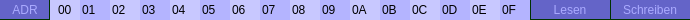
<?xml version="1.0" encoding="UTF-8"?>
<ui version="4.0">
 <class>WidgetMemoryZeile</class>
 <widget class="QWidget" name="WidgetMemoryZeile">
  <property name="geometry">
   <rect>
    <x>0</x>
    <y>0</y>
    <width>690</width>
    <height>20</height>
   </rect>
  </property>
  <property name="sizePolicy">
   <sizepolicy hsizetype="Preferred" vsizetype="Preferred">
    <horstretch>0</horstretch>
    <verstretch>0</verstretch>
   </sizepolicy>
  </property>
  <property name="windowTitle">
   <string>Form</string>
  </property>
  <property name="autoFillBackground">
   <bool>false</bool>
  </property>
  <layout class="QHBoxLayout" name="horizontalLayout">
   <property name="spacing">
    <number>0</number>
   </property>
   <property name="leftMargin">
    <number>0</number>
   </property>
   <property name="topMargin">
    <number>0</number>
   </property>
   <property name="rightMargin">
    <number>0</number>
   </property>
   <property name="bottomMargin">
    <number>0</number>
   </property>
   <item>
    <widget class="QLabel" name="AdresseOut">
     <property name="minimumSize">
      <size>
       <width>50</width>
       <height>20</height>
      </size>
     </property>
     <property name="styleSheet">
      <string notr="true">border-right: 1px solid rgb(0,50,0);
border-bottom: 1px solid rgb(0,50,0);
background-color: rgb(100,100, 200);
color: rgb(170, 170, 255);
</string>
     </property>
     <property name="text">
      <string notr="true">ADR</string>
     </property>
     <property name="alignment">
      <set>Qt::AlignCenter</set>
     </property>
    </widget>
   </item>
   <item>
    <widget class="QLineEdit" name="EditValue_0">
     <property name="minimumSize">
      <size>
       <width>30</width>
       <height>20</height>
      </size>
     </property>
     <property name="styleSheet">
      <string notr="true">border: 0px solid gray;
background-color: rgb(200, 200, 255);
</string>
     </property>
     <property name="text">
      <string notr="true">00</string>
     </property>
     <property name="maxLength">
      <number>2</number>
     </property>
     <property name="frame">
      <bool>true</bool>
     </property>
     <property name="alignment">
      <set>Qt::AlignCenter</set>
     </property>
    </widget>
   </item>
   <item>
    <widget class="QLineEdit" name="EditValue_1">
     <property name="minimumSize">
      <size>
       <width>30</width>
       <height>20</height>
      </size>
     </property>
     <property name="styleSheet">
      <string notr="true">border: 0px solid gray;
background-color: rgb(180,180, 255);
</string>
     </property>
     <property name="text">
      <string notr="true">01</string>
     </property>
     <property name="maxLength">
      <number>2</number>
     </property>
    </widget>
   </item>
   <item>
    <widget class="QLineEdit" name="EditValue_2">
     <property name="minimumSize">
      <size>
       <width>30</width>
       <height>20</height>
      </size>
     </property>
     <property name="styleSheet">
      <string notr="true">border: 0px solid gray;
background-color: rgb(200, 200, 255);
</string>
     </property>
     <property name="text">
      <string notr="true">02</string>
     </property>
     <property name="maxLength">
      <number>2</number>
     </property>
    </widget>
   </item>
   <item>
    <widget class="QLineEdit" name="EditValue_3">
     <property name="minimumSize">
      <size>
       <width>30</width>
       <height>20</height>
      </size>
     </property>
     <property name="styleSheet">
      <string notr="true">border: 0px solid gray;
background-color: rgb(180,180, 255);
</string>
     </property>
     <property name="text">
      <string notr="true">03</string>
     </property>
     <property name="maxLength">
      <number>2</number>
     </property>
    </widget>
   </item>
   <item>
    <widget class="QLineEdit" name="EditValue_4">
     <property name="minimumSize">
      <size>
       <width>30</width>
       <height>20</height>
      </size>
     </property>
     <property name="styleSheet">
      <string notr="true">border: 0px solid gray;
background-color: rgb(200, 200, 255);
</string>
     </property>
     <property name="text">
      <string notr="true">04</string>
     </property>
     <property name="maxLength">
      <number>2</number>
     </property>
    </widget>
   </item>
   <item>
    <widget class="QLineEdit" name="EditValue_5">
     <property name="minimumSize">
      <size>
       <width>30</width>
       <height>20</height>
      </size>
     </property>
     <property name="styleSheet">
      <string notr="true">border: 0px solid gray;
background-color: rgb(180,180, 255);
</string>
     </property>
     <property name="text">
      <string notr="true">05</string>
     </property>
     <property name="maxLength">
      <number>2</number>
     </property>
    </widget>
   </item>
   <item>
    <widget class="QLineEdit" name="EditValue_6">
     <property name="minimumSize">
      <size>
       <width>30</width>
       <height>20</height>
      </size>
     </property>
     <property name="styleSheet">
      <string notr="true">border: 0px solid gray;
background-color: rgb(200, 200, 255);
</string>
     </property>
     <property name="text">
      <string notr="true">06</string>
     </property>
     <property name="maxLength">
      <number>2</number>
     </property>
    </widget>
   </item>
   <item>
    <widget class="QLineEdit" name="EditValue_7">
     <property name="minimumSize">
      <size>
       <width>30</width>
       <height>20</height>
      </size>
     </property>
     <property name="styleSheet">
      <string notr="true">border: 0px solid gray;
background-color: rgb(180,180, 255);
</string>
     </property>
     <property name="text">
      <string notr="true">07</string>
     </property>
     <property name="maxLength">
      <number>2</number>
     </property>
    </widget>
   </item>
   <item>
    <widget class="QLineEdit" name="EditValue_8">
     <property name="minimumSize">
      <size>
       <width>30</width>
       <height>20</height>
      </size>
     </property>
     <property name="styleSheet">
      <string notr="true">border: 0px solid gray;
background-color: rgb(200, 200, 255);
</string>
     </property>
     <property name="text">
      <string notr="true">08</string>
     </property>
     <property name="maxLength">
      <number>2</number>
     </property>
    </widget>
   </item>
   <item>
    <widget class="QLineEdit" name="EditValue_9">
     <property name="minimumSize">
      <size>
       <width>30</width>
       <height>20</height>
      </size>
     </property>
     <property name="styleSheet">
      <string notr="true">border: 0px solid gray;
background-color: rgb(180,180, 255);
</string>
     </property>
     <property name="text">
      <string notr="true">09</string>
     </property>
     <property name="maxLength">
      <number>2</number>
     </property>
    </widget>
   </item>
   <item>
    <widget class="QLineEdit" name="EditValue_10">
     <property name="minimumSize">
      <size>
       <width>30</width>
       <height>20</height>
      </size>
     </property>
     <property name="styleSheet">
      <string notr="true">border: 0px solid gray;
background-color: rgb(200, 200, 255);
</string>
     </property>
     <property name="text">
      <string notr="true">0A</string>
     </property>
     <property name="maxLength">
      <number>2</number>
     </property>
    </widget>
   </item>
   <item>
    <widget class="QLineEdit" name="EditValue_11">
     <property name="minimumSize">
      <size>
       <width>30</width>
       <height>20</height>
      </size>
     </property>
     <property name="styleSheet">
      <string notr="true">border: 0px solid gray;
background-color: rgb(180,180, 255);
</string>
     </property>
     <property name="text">
      <string notr="true">0B</string>
     </property>
     <property name="maxLength">
      <number>2</number>
     </property>
    </widget>
   </item>
   <item>
    <widget class="QLineEdit" name="EditValue_12">
     <property name="minimumSize">
      <size>
       <width>30</width>
       <height>20</height>
      </size>
     </property>
     <property name="styleSheet">
      <string notr="true">border: 0px solid gray;
background-color: rgb(200, 200, 255);
</string>
     </property>
     <property name="text">
      <string notr="true">0C</string>
     </property>
     <property name="maxLength">
      <number>2</number>
     </property>
    </widget>
   </item>
   <item>
    <widget class="QLineEdit" name="EditValue_13">
     <property name="minimumSize">
      <size>
       <width>30</width>
       <height>20</height>
      </size>
     </property>
     <property name="styleSheet">
      <string notr="true">border: 0px solid gray;
background-color: rgb(180,180, 255);
</string>
     </property>
     <property name="text">
      <string notr="true">0D</string>
     </property>
     <property name="maxLength">
      <number>2</number>
     </property>
    </widget>
   </item>
   <item>
    <widget class="QLineEdit" name="EditValue_14">
     <property name="minimumSize">
      <size>
       <width>30</width>
       <height>20</height>
      </size>
     </property>
     <property name="styleSheet">
      <string notr="true">border: 0px solid gray;
background-color: rgb(200, 200, 255);
</string>
     </property>
     <property name="text">
      <string notr="true">0E</string>
     </property>
     <property name="maxLength">
      <number>2</number>
     </property>
    </widget>
   </item>
   <item>
    <widget class="QLineEdit" name="EditValue_15">
     <property name="minimumSize">
      <size>
       <width>30</width>
       <height>20</height>
      </size>
     </property>
     <property name="styleSheet">
      <string notr="true">border: 0px solid gray;
background-color: rgb(180,180, 255);
</string>
     </property>
     <property name="text">
      <string notr="true">0F</string>
     </property>
     <property name="maxLength">
      <number>2</number>
     </property>
    </widget>
   </item>
   <item>
    <widget class="QLabel" name="ReadOut">
     <property name="minimumSize">
      <size>
       <width>80</width>
       <height>20</height>
      </size>
     </property>
     <property name="styleSheet">
      <string notr="true">border-left: 1px solid rgb(0,50,0);
border-bottom: 1px solid rgb(0,50,0);
background-color: rgb(100,100, 200);
color: rgb(170, 170, 255);</string>
     </property>
     <property name="text">
      <string notr="true">Lesen</string>
     </property>
     <property name="alignment">
      <set>Qt::AlignCenter</set>
     </property>
    </widget>
   </item>
   <item>
    <widget class="QLabel" name="WriteOut">
     <property name="minimumSize">
      <size>
       <width>80</width>
       <height>20</height>
      </size>
     </property>
     <property name="styleSheet">
      <string notr="true">border-left: 1px solid rgb(0,50,0);
border-bottom: 1px solid rgb(0,50,0);
background-color: rgb(100,100, 200);
color: rgb(170, 170, 255);</string>
     </property>
     <property name="text">
      <string notr="true">Schreiben</string>
     </property>
     <property name="alignment">
      <set>Qt::AlignCenter</set>
     </property>
    </widget>
   </item>
  </layout>
 </widget>
 <resources/>
 <connections/>
</ui>
